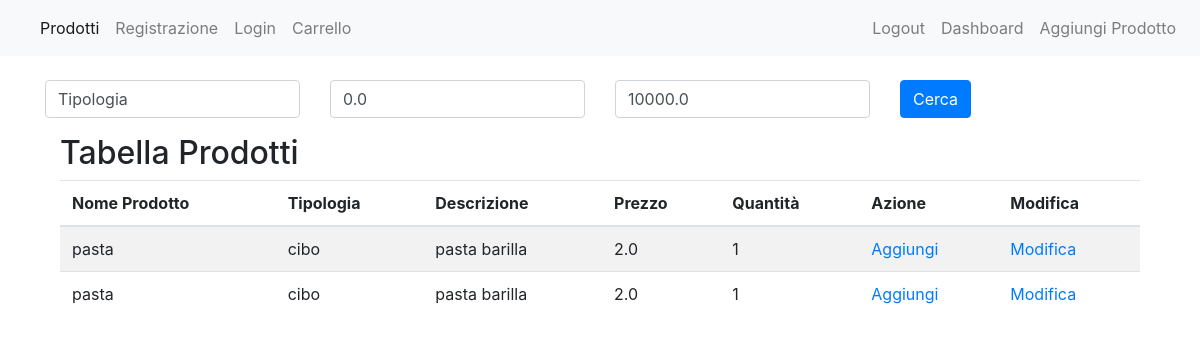
Before: /prodotti/ (signed in) with the older database file.
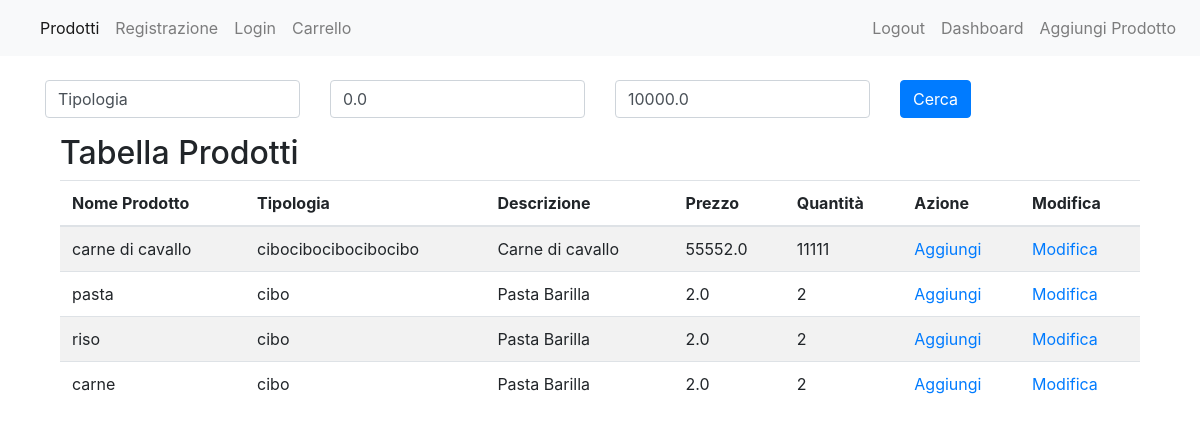
After: the same page with the newer database file.
### StoreManager/models.py (models this page shows, shortened)
class Prodotto(models.Model):
    nome_prodotto = models.CharField(max_length=100)
    tipologia = models.CharField(max_length=20)
    descrizione = models.CharField(max_length=75)
    prezzo = models.FloatField(default=0.0)
    quantita = models.IntegerField(default=0)

### StoreManager/views.py (the view)
# urls.py: path("prodotti/", views.prodotti, name="prodotti"),
@login_required(login_url='login')
def prodotti(request):
    tipologia = request.GET.get('tipologia', '')
    prezzo_minimo = float(request.GET.get('prezzo_minimo', 0))
    prezzo_massimo = float(request.GET.get('prezzo_massimo', float('inf')))
    print(prezzo_massimo)
    print(prezzo_minimo)
    prodotti = Prodotto.objects.filter(
        prezzo__gte=prezzo_minimo,
        prezzo__lte=prezzo_massimo
    )
    return render(request, "./StoreManager/prodotti.html", {"prodotti": prodotti})

### StoreManager/templates/StoreManager/prodotti.html
{% extends './base.html' %}
{% block main %}
        <div class="container mt-4">
            <form method="get" action="{% url 'prodotti' %}" class="mb-3">
                <div class="row">
                    <div class="col-md-3">
                        <input type="text" name="tipologia" class="form-control" placeholder="Tipologia" value="Tipologia" id="tipologia">
                    </div>
                    <div class="col-md-3">
                        <input type="number" name="prezzo_minimo" class="form-control" placeholder="Prezzo Minimo" value="0.0" id="prezzo_minimo">
                    </div>
                    <div class="col-md-3">
                        <input type="number" name="prezzo_massimo" class="form-control" placeholder="Prezzo Massimo" value="10000.0" id="prezzo_massimo">
                    </div>
                    <div class="col-md-3">
                        <button type="submit" class="btn btn-primary" name="cerca" id="cerca">Cerca</button>
                    </div>
                </div>
            </form>
        <div class="container">
            <h2>Tabella Prodotti</h2>
            <table class="table table-striped">
                <thead>
                    <tr>
                        <th>Nome Prodotto</th>
                        <th>Tipologia</th>
                        <th>Descrizione</th>
                        <th>Prezzo</th>
                        <th>Quantità</th>
                        <th>Azione</th>
                        {% if user.is_staff %}
                        <th>Modifica</th>
                        {% endif %}
                    </tr>
                </thead>
                <tbody>
                    {% for prodotto in prodotti %}
                        <tr>
                            <td>{{ prodotto.nome_prodotto }}</td>
                            <td>{{ prodotto.tipologia}}</td>
                            <td>{{ prodotto.descrizione}}</td>
                            <td>{{ prodotto.prezzo }}</td>
                            <td>{{ prodotto.quantita}}</td>
                            <td><a href="{% url 'aggiungi_al_carrello' prodotto.id %}" id="aggiungi" name="aggiungi">Aggiungi</a></td>
                            {% if user.is_staff %}
                                <td><a href="{% url 'modifica_prodotto' prodotto.id %}" id="modifica" name="modifica">Modifica</a></td>
                            {% endif %}
                        </tr>
                    {% endfor %}
                </tbody>
            </table>
        </div>
{% endblock %}

Changed rows visible on the page:
removed Prodotto: nome_prodotto "pasta", tipologia "cibo", descrizione "pasta barilla", prezzo "2.0", quantita "1"
removed Prodotto: nome_prodotto "pasta", tipologia "cibo", descrizione "pasta barilla", prezzo "2.0", quantita "1"
added Prodotto: nome_prodotto "carne di cavallo", tipologia "cibocibocibocibocibo", descrizione "Carne di cavallo", prezzo "55552.0", quantita "11111"
added Prodotto: nome_prodotto "pasta", tipologia "cibo", descrizione "Pasta Barilla", prezzo "2.0", quantita "2"
added Prodotto: nome_prodotto "riso", tipologia "cibo", descrizione "Pasta Barilla", prezzo "2.0", quantita "2"
added Prodotto: nome_prodotto "carne", tipologia "cibo", descrizione "Pasta Barilla", prezzo "2.0", quantita "2"
